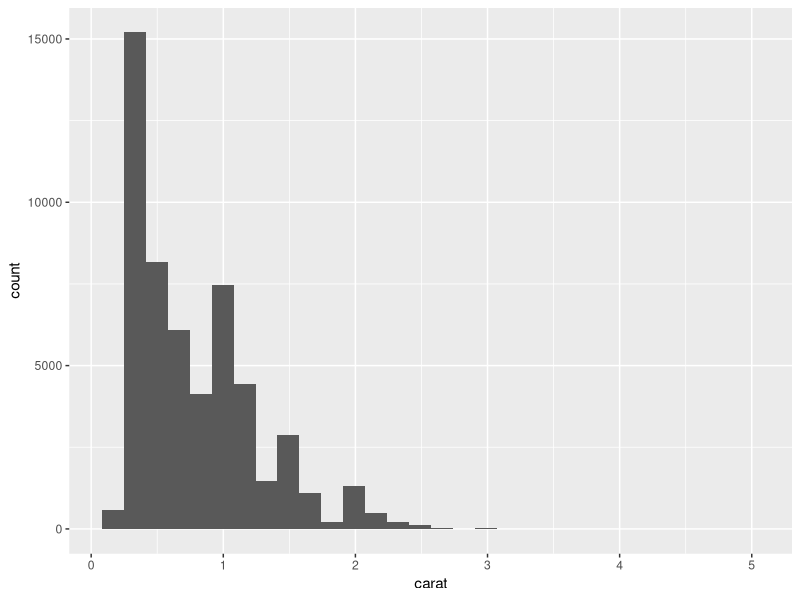
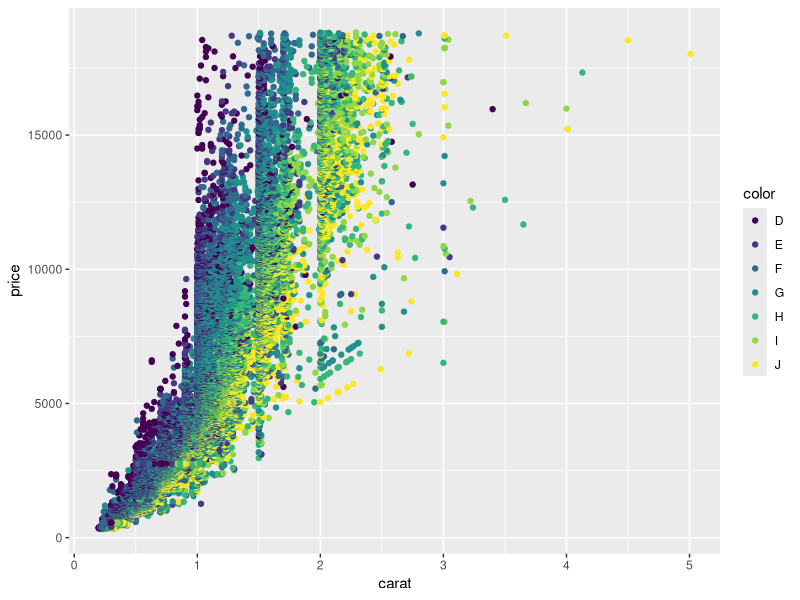
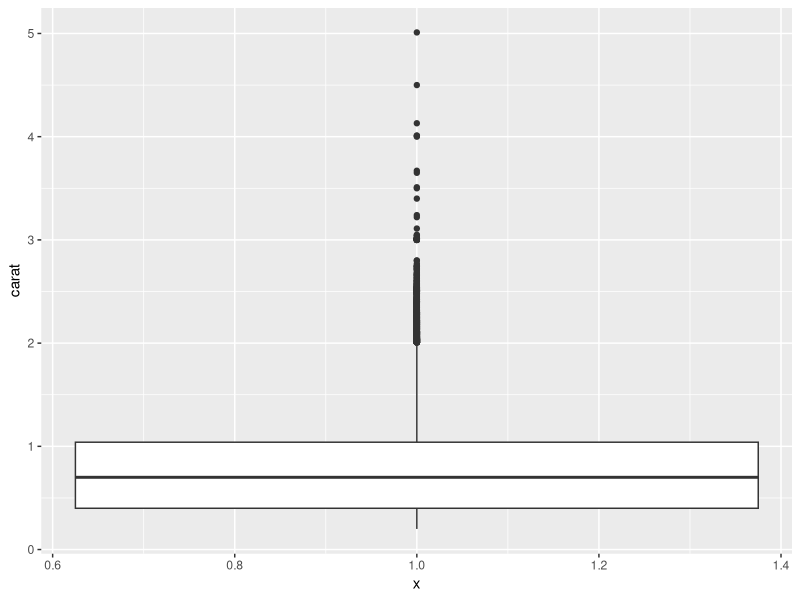
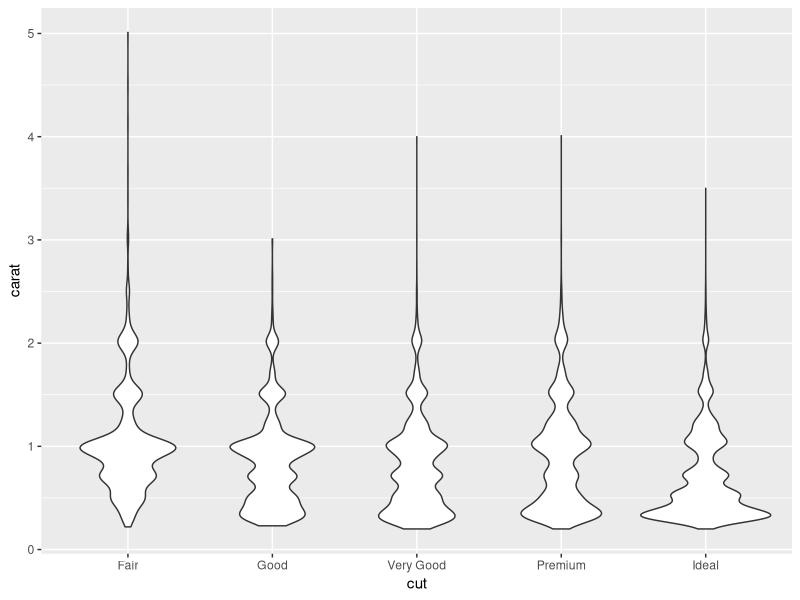

Reproduce these figures in R, in order.
# DS 700, Assignment 2, Section 3
# Written by: Joseph Kerkhof
# Professor: Rakesh Kaushika

install.packages('ggplot2', dep = TRUE)
require(ggplot2)
data(diamonds)
# histogram
ggplot(data=diamonds) + geom_histogram(aes(x=carat))
# scatterplot with color
ggplot(data=diamonds, aes(x=carat, y=price)) + geom_point(aes(color=color))
# boxplot
ggplot(data=diamonds, aes(y=carat, x=1)) + geom_boxplot()
# violin plot of carats by cut
ggplot(data=diamonds, aes(y=carat, x=cut)) + geom_violin()
# getting the head of the diamonds dataset
head(diamonds)
# getting the summary of the diamonds dataset
summary(diamonds)